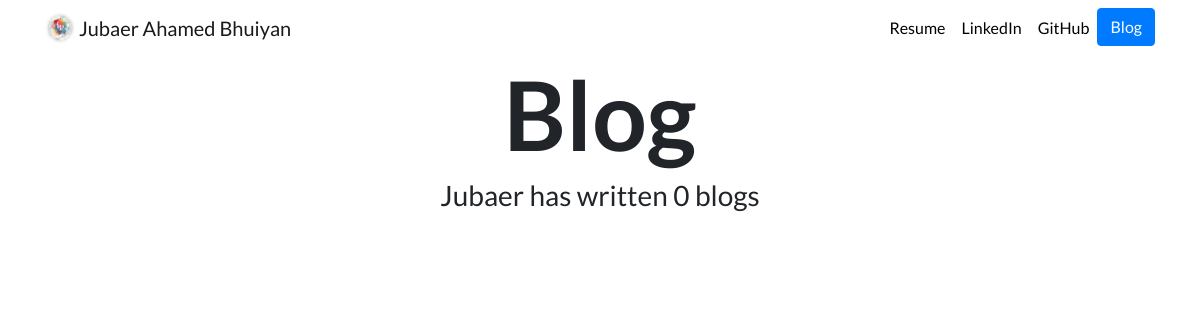
Page /blog/ on the earlier database version.
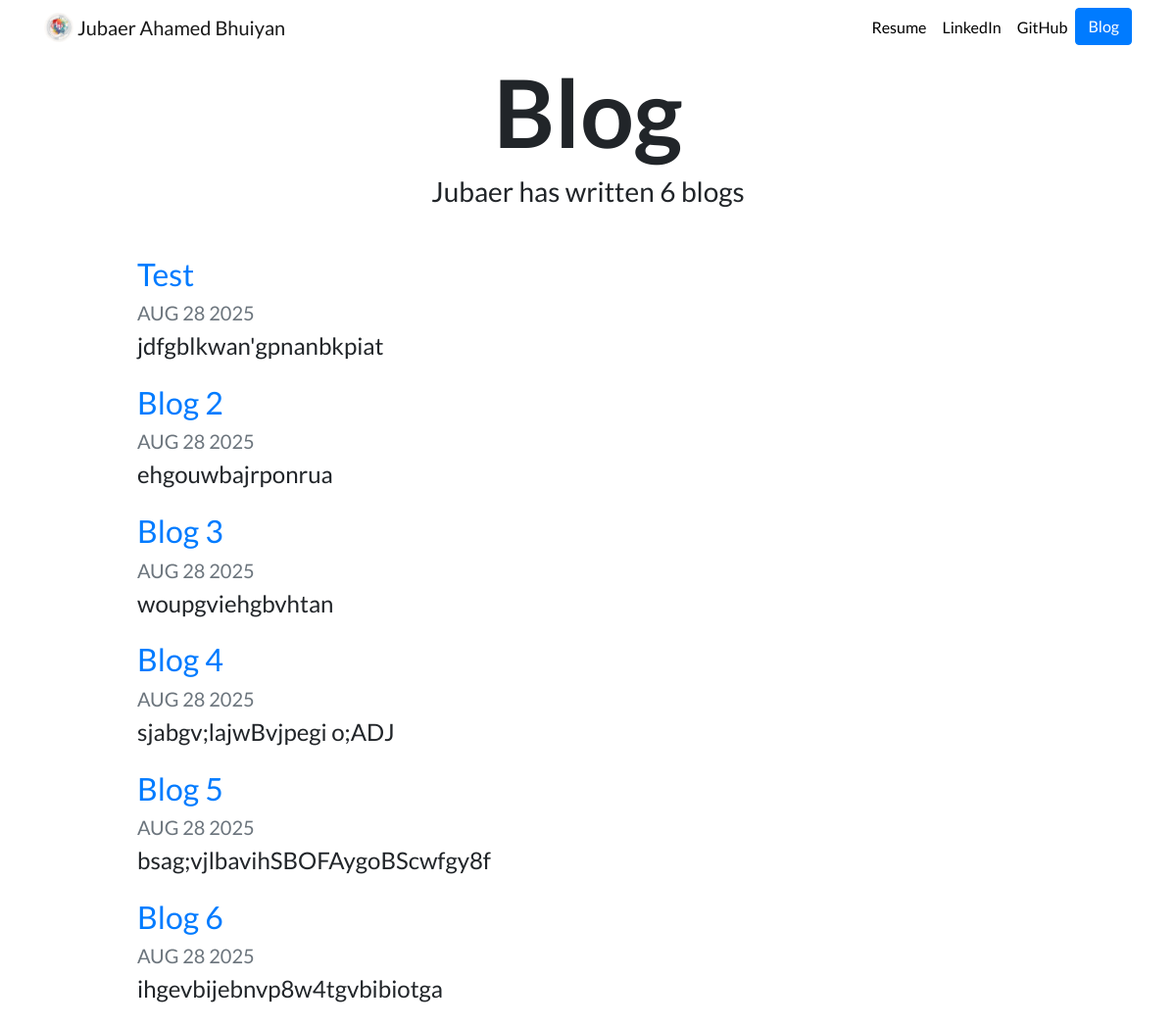
Same page on the later database version.
### blog/models.py (models this page shows, shortened)
class Blog(models.Model):
    title = models.CharField(max_length=200)
    content = models.TextField()
    published_date = models.DateField()

### blog/views.py (the view)
# urls.py: path('', views.allBlogs, name='allBlogs'),
def allBlogs(request):
    Blogs = Blog.objects.order_by('-published_date')
    return render(request, 'blog/allBlogs.html', {'blogs': Blogs})

### blog/templates/blog/allBlogs.html
{% extends 'portfolio/base.html' %}
{% load static %}
{% block content %}
<h1 id="blogtitle" class="font-weight-bold text-center">Blog</h1>
<h3 class="text-center mb-5">Jubaer has written {{ blogs.count }} blog{{ blogs.count|pluralize }}</h3>
{% for blog in blogs %}
<div class="row justify-content-center my-3">
  <div class="col-md-10">
    <a href="{% url 'blog:detail' blog.id %}">
      <h2>{{ blog.title }}</h2>
    </a>
    <h5 class="text-muted">{{ blog.published_date|date:'M d Y'|upper }}</h5>
    <h4>{{ blog.content|striptags|truncatechars:100 }}</h4>
  </div>
</div>
{% endfor %}
{% endblock %}

Differences in the rows shown:
added Blog: title "Test", published_date "AUG 28 2025", content "jdfgblkwan'gpnanbkpiat"
added Blog: title "Blog 2", published_date "AUG 28 2025", content "ehgouwbajrponrua"
added Blog: title "Blog 3", published_date "AUG 28 2025", content "woupgviehgbvhtan"
added Blog: title "Blog 4", published_date "AUG 28 2025", content "sjabgv;lajwBvjpegi o;ADJ"
added Blog: title "Blog 5", published_date "AUG 28 2025", content "bsag;vjlbavihSBOFAygoBScwfgy8f"
added Blog: title "Blog 6", published_date "AUG 28 2025", content "ihgevbijebnvp8w4tgvbibiotga"
Other differences:
{{ blogs.count }}: "0" → "6"
